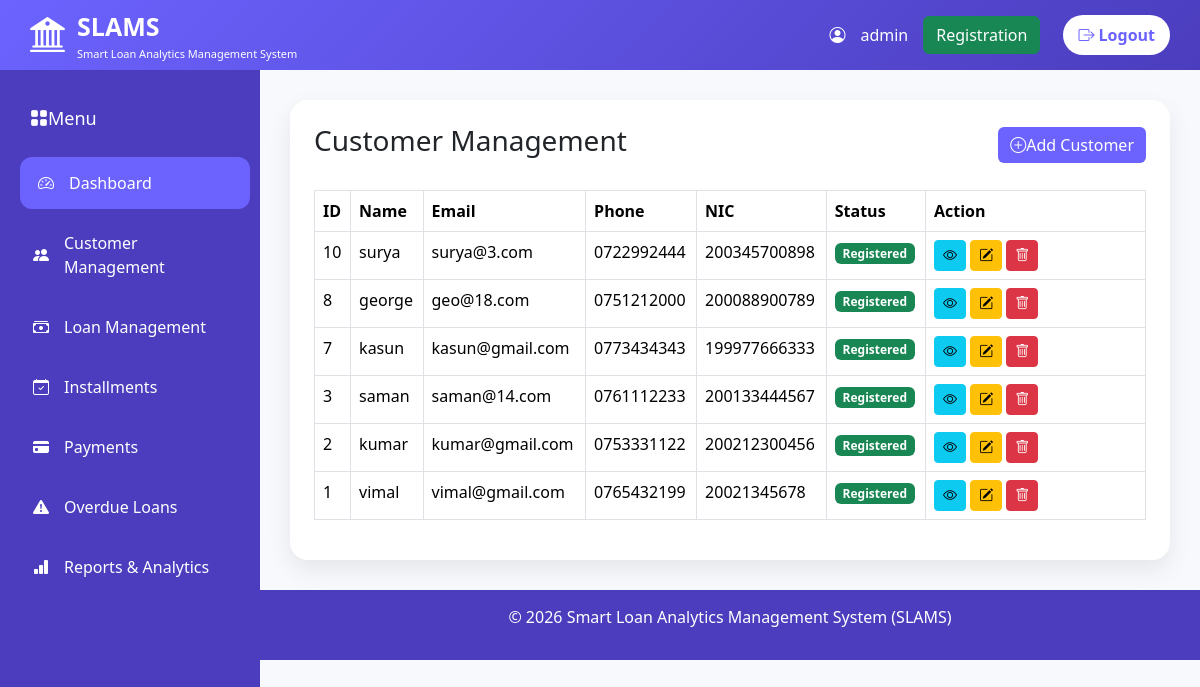
Screenshot of /customers/customer_list.php (signed in) with the database file from the repository.
### tables this page shows
CREATE TABLE `customers` (
  `id` int(11) NOT NULL,
  `user_id` int(11) DEFAULT NULL,
  `phone` varchar(20) DEFAULT NULL,
  `address` text DEFAULT NULL,
  `nic` varchar(20) DEFAULT NULL
);

CREATE TABLE `users` (
  `id` int(11) NOT NULL,
  `name` varchar(100) DEFAULT NULL,
  `email` varchar(100) DEFAULT NULL,
  `password` varchar(255) DEFAULT NULL,
  `role` enum('admin','customer') DEFAULT 'customer'
);

### customers/customer_list.php (the view, shortened to what this page needs)
<?php
include "../config/auth.php";
include "../includes/header.php";
include "../includes/navbar.php";
include "../includes/sidebar.php";
$sql = "SELECT customers.*, users.name, users.email FROM customers
        INNER JOIN users ON customers.user_id = users.id
        ORDER BY customers.id DESC";
$result = $conn->query($sql);
?>
<div class="content">
<div class="card p-4">
<div class="d-flex justify-content-between align-items-center mb-4">
<h3>Customer Management</h3>
<a href="add_customer.php" class="btn btn-primary"><i class="bi bi-plus-circle"></i>Add Customer</a>
</div>
<table class="table table-bordered table-hover">
<thead>
<tr>
<th>ID</th>
<th>Name</th>
<th>Email</th>
<th>Phone</th>
<th>NIC</th>
<th>Status</th>
<th width="220">Action</th>
</tr>
</thead>
<tbody>
<?php
if($result->num_rows>0){while($row=$result->fetch_assoc()){
?>
<tr>
<td><?= $row['id']; ?></td>
<td><?= $row['name']; ?></td>
<td><?= $row['email']; ?></td>
<td><?= $row['phone']; ?></td>
<td><?= $row['nic']; ?></td>
<td>
<span class="badge bg-success">Registered</span>
</td>
<td>
<a href="view_customer.php?id=<?php echo $row['id']; ?>" class="btn btn-info btn-sm">
    <i class="bi bi-eye"></i></a>
<a href="edit_customer.php?id=<?php echo $row['id']; ?>" class="btn btn-warning btn-sm">
    <i class="bi bi-pencil-square"></i></a>
<a href="delete_customer.php?id=<?php echo $row['id']; ?>" class="btn btn-danger btn-sm" onclick="return confirm('Delete this customer?')">
    <i class="bi bi-trash"></i></a>
</td>
</tr>
<?php
}}else{
?>
<tr>
<td colspan="7" class="text-center">No Customers Found</td>
</tr>
<?php
}
?>
</tbody>
</table>
</div>
</div>
<?php
include "../includes/footer.php";
?>

### includes/header.php (shortened to what this page needs)
<!DOCTYPE html>
<html lang="en">
<head>
<link href="https://cdn.jsdelivr.net/npm/bootstrap@5.3.3/dist/css/bootstrap.min.css" rel="stylesheet">
<link href="https://cdn.jsdelivr.net/npm/bootstrap-icons@1.11.3/font/bootstrap-icons.css" rel="stylesheet">
<link rel="stylesheet" href="/slams/assets/css/style.css">
</head>
<body>
<div class="app-container">

### includes/navbar.php
<nav class="top-navbar">
<div class="brand">
    <i class="bi bi-bank2"></i>
    <span>
        SLAMS
        <small>Smart Loan Analytics Management System</small>
    </span>
</div>
<div class="user-area">
<?php if(isset($_SESSION['name'])) { ?>
<i class="bi bi-person-circle"></i>
<span>
<?php echo $_SESSION['name']; ?>
</span>
<a href="/slams/register.php" class="btn btn-success me-2">
Registration
</a>
<a href="/slams/logout.php" class="logout-btn">
<i class="bi bi-box-arrow-right"></i>
Logout
</a>
<?php } ?>
</div>
</nav>

### includes/sidebar.php
<div class="sidebar">
<div class="sidebar-title"><i class="bi bi-grid-fill"></i>Menu</div>
<a href="/slams/dashboard.php" class="active"><i class="bi bi-speedometer2"></i>Dashboard</a>
<a href="/slams/customers/customer_list.php"><i class="bi bi-people-fill"></i>Customer Management</a>
<a href="/slams/loans/loan_list.php"><i class="bi bi-cash-stack"></i>Loan Management</a>
<a href="/slams/installments/installment_list.php"><i class="bi bi-calendar-check"></i>Installments</a>
<a href="/slams/payments/payment_history.php"><i class="bi bi-credit-card-fill"></i>Payments</a>
<a href="/slams/overdue/overdue_loans.php"><i class="bi bi-exclamation-triangle-fill"></i>Overdue Loans</a>
<a href="/slams/reports/reports.php"><i class="bi bi-bar-chart-fill"></i>Reports & Analytics</a>
</div>

### includes/footer.php (shortened to what this page needs)
<footer class="footer">
<p>
© 2026 Smart Loan Analytics Management System (SLAMS)
</p>
</footer>
</div>
</body>
</html>

### assets/css/style.css (style rules this page uses)
* { box-sizing:border-box; }
body { margin:0; font-family:Arial, sans-serif sans-serif; background:#f5f3ff; }
* { margin:0; padding:0; box-sizing:border-box; }
body { background:#F8F9FC; font-family:'Segoe UI',sans-serif; }
.top-navbar { height:70px; background:linear-gradient(135deg, #6C63FF, #4B3DBD); color:white; display:flex; align-items:center; justify-content:space-between; padding:0 30px; position:fixed; top:0; left:0; width:100%; z-index:1000; }
.brand { display:flex; align-items:center; gap:12px; font-size:25px; font-weight:bold; }
.brand i { font-size:35px; }
.brand small { display:block; font-size:11px; font-weight:normal; }
.user-area { display:flex; align-items:center; gap:15px; }
.logout-btn { background:white; color:#6C63FF; padding:8px 15px; border-radius:25px; text-decoration:none; font-weight:600; }
.sidebar { position:fixed; top:70px; left:0; width:260px; height:calc(100vh - 70px); background:#4B3DBD; padding:20px 15px; }
.sidebar-title { color:white; font-size:18px; padding:15px; margin-bottom:10px; }
.sidebar a { display:flex; align-items:center; gap:15px; padding:14px 18px; color:white; text-decoration:none; border-radius:12px; margin-bottom:8px; transition:0.3s; }
.sidebar a:hover, .sidebar a.active { background:#6C63FF; transform:translateX(5px); }
.content { margin-left:260px; padding:100px 30px 30px; }
.card { border:none; border-radius:18px; box-shadow:0 10px 25px rgba(0,0,0,0.08); }
.btn-primary { background:#6C63FF; border:none; }
.table thead { background:#6C63FF; color:white; }
.footer { margin-left:260px; background:#4B3DBD; color:white; text-align:center; padding:15px; }

### rows the page displays
customers: id "10", user.name "surya", user.email "surya@3.com", phone "0722992444", nic "200345700898"
customers: id "8", user.name "george", user.email "geo@18.com", phone "0751212000", nic "200088900789"
customers: id "7", user.name "kasun", user.email "kasun@gmail.com", phone "0773434343", nic "199977666333"
customers: id "3", user.name "saman", user.email "saman@14.com", phone "0761112233", nic "200133444567"
customers: id "2", user.name "kumar", user.email "kumar@gmail.com", phone "0753331122", nic "200212300456"
customers: id "1", user.name "vimal", user.email "vimal@gmail.com", phone "0765432199", nic "20021345678"

### other values shown
$_SESSION['name'] "admin"
